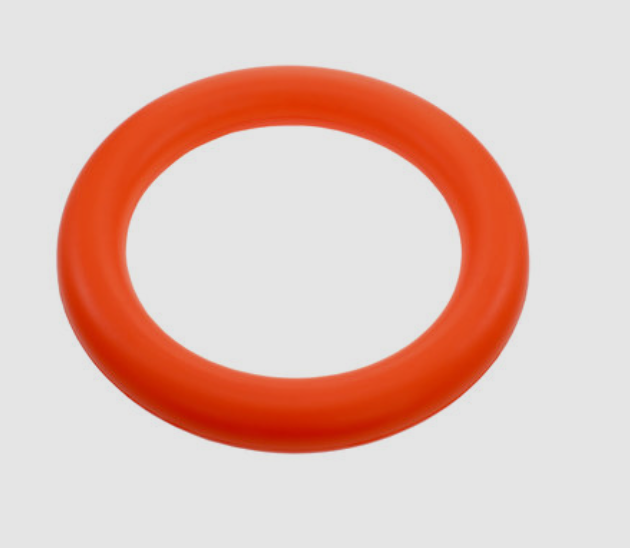
#> input picture colorperesite.PNG, 630 x 548 px, found by its file name
$ python jastColor.py
#> lines starting #> are read from the running program, lines starting #| are printed output that depends on the picture; after the words box and inside, x2 and y2 are one past the last pixel; in counts of white or black regions, pixels touching at a corner belong together
import cv2
import numpy as np
import math
from typing import List, Tuple

HSV_LOW_BOUND = np.array([2, 188, 163])
HSV_HIGH_BOUND = np.array([33, 255, 239])


while (1):
    img = cv2.imread('colorperesite.PNG')
#> img is the input picture: shape (548, 630, 3); mean B, G, R 183.8, 192.9, 226.4
    hsv = cv2.cvtColor(img, cv2.COLOR_BGR2HSV)
#> hsv: shape (548, 630, 3); mean H, S, V 5.2, 50.1, 226.5
    # Create a mask based on the specified HSV color range
    mask = cv2.inRange(hsv, HSV_LOW_BOUND, HSV_HIGH_BOUND)
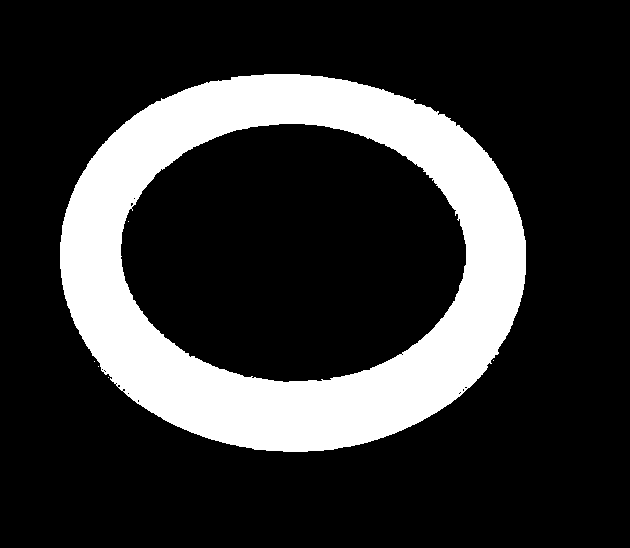
#> mask: shape (548, 630); 20.4% white; 6 white regions (5 under 20 px), largest, box (x1, y1, x2, y2) and area: (60, 74, 526, 452) 70507


    cv2.imshow("img", img)
    cv2.imshow("mask", mask)


    # Check for key press to exit
    k = cv2.waitKey(1) & 0xFF
#> (key Esc is pressed here)
    if k == 27:
        break
print (HSV_LOW_BOUND)
print(HSV_HIGH_BOUND)
cv2.destroyAllWindows()
